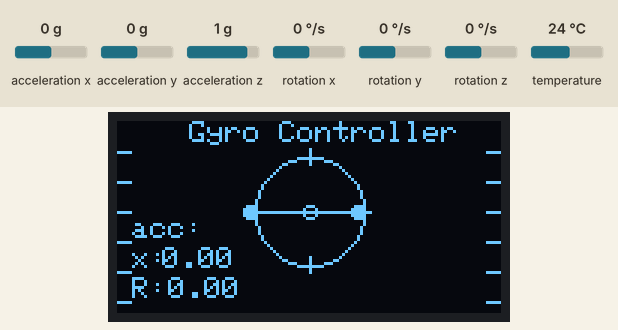
Bench run of a program on a simulated ESP32. Parts: 128×64 one-colour display. The test bench sets the inputs (shaded band); at power-on: acceleration z 1 g, acceleration x 0 g, acceleration y 0 g, rotation x 0 °/s, rotation y 0 °/s, rotation z 0 °/s, temperature 24 °C. WiFi joins after 1.5 s; servers stay silent unless stated; what the program prints to the serial monitor is not drawn.

Above: at 2.9 s.
3.0 s: acceleration z set to 0 g
At 3.41 s:
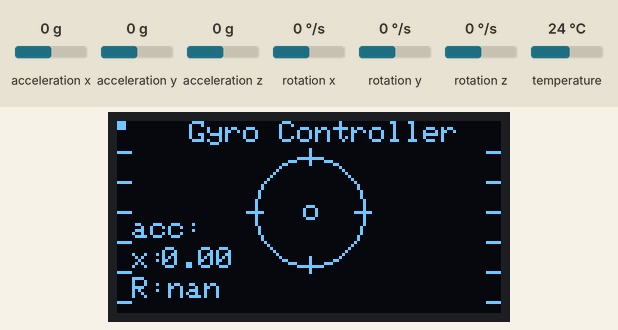
5.5 s: acceleration x set to -1.4 g
At 5.86 s:
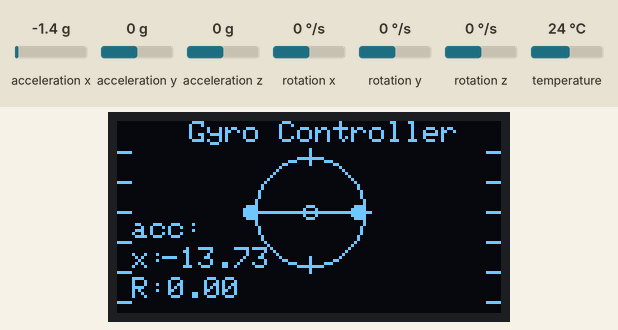
7.1 s: acceleration y set to -1.4 g
At 7.4 s:
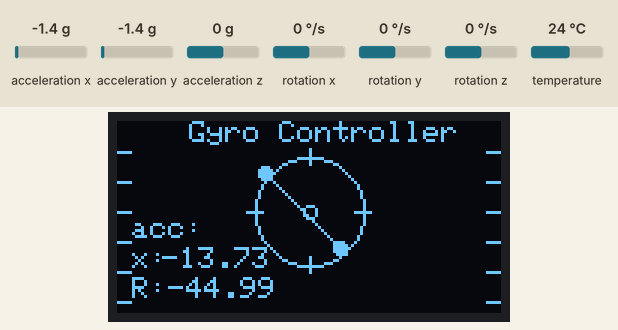
8.6 s: acceleration x set to -0.8 g
At 8.93 s:
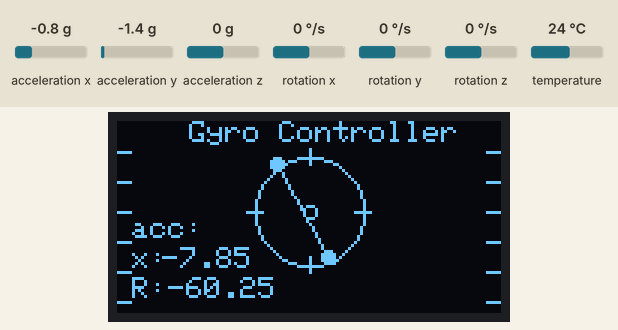
Timing chart, 0 to 11.2 s (numbered marks = the images above; inputs shaded):
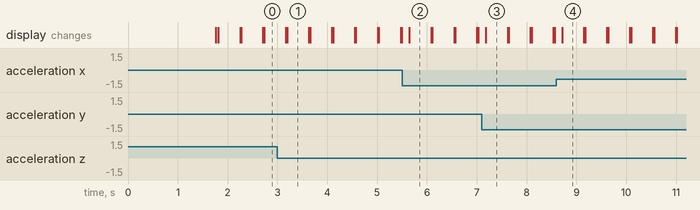

The program:

main.cpp
```cpp
#include <Arduino.h>
#include <Wire.h>
#include <WiFi.h>
#include <Adafruit_GFX.h>
#include <Adafruit_SSD1306.h>
#include <Adafruit_Sensor.h>
#include <Adafruit_MPU6050.h>
#include <ESPAsyncWebServer.h>
// #include <Fonts/FreeSans9pt7b.h>
#include "defs.h"
#include "debug.h"
#include <wifi_config.h>

Adafruit_SSD1306 display(SCREEN_WIDTH, SCREEN_HEIGHT);
Adafruit_MPU6050 gyroscope;

// create async web server
AsyncWebServer server(80);

void _set_display_settings(){
  /*
  Set display parameters
  */
  display.setTextSize(1);
  display.setTextColor(WHITE);

  // set font
  // display.setFont(&FreeSans9pt7b);

  // Clear the buffer.
  display.clearDisplay();

}

void _draw_side_levellers(){
  /*
  Draw triangle pointers that show at the sides of the leveling line
  */
  uint8_t _marker_height = 10;
  uint8_t _marker_width = 10;

  uint8_t _y_scaler_offset = 50;

  // left marker
  display.fillTriangle(0, _y_scaler_offset, 0, _y_scaler_offset + _marker_height, _marker_width, _y_scaler_offset + _marker_height/2, WHITE);

  // right marker
  display.fillTriangle(SCREEN_WIDTH, _y_scaler_offset, SCREEN_WIDTH, _y_scaler_offset + _marker_height, SCREEN_WIDTH-_marker_width, _y_scaler_offset + _marker_height/2, WHITE);

  // leveling line
  uint8_t _levelling_line_width = SCREEN_WIDTH - 2*_marker_width;
  display.drawFastHLine(_marker_width, _y_scaler_offset+_marker_height/2, _levelling_line_width ,WHITE);

  // leveller line horizontal ticks
  uint8_t _tick_spacing = 10;
  uint8_t _tick_height = 6;

  for(uint8_t i = _marker_width; i < SCREEN_WIDTH-_marker_width; i += _tick_spacing ){
    display.drawFastVLine(i, _y_scaler_offset+_marker_height/2 - _tick_height/2, _tick_height, WHITE);
  }

}
void _init_MPU6050(){
  /*
    Initialize MPU6050
  */

  // attempt to initialize MPU6050
  if(!gyroscope.begin(0x68)){
    debugln("MPU6050 allocation failed!");
    for(;;);
  }

  gyroscope.setAccelerometerRange(MPU6050_RANGE_8_G);
  gyroscope.setGyroRange(MPU6050_RANGE_500_DEG);
  gyroscope.setFilterBandwidth(MPU6050_BAND_5_HZ);

  delay(SETUP_DELAY);

}

void  _update_helm_and_tiller(){
  // if change is +ve, rotate the wheel clockwise
  // otherwise rotate the wheel anticlockwise
  // using polar coordinates

  // this rectangle willl fill the whole screen
  display.fillRect(0,0, SCREEN_WIDTH, SCREEN_HEIGHT, 0);

  // draw target outer circle
  display.drawCircle(_target_point_x_offset, _y_offset+_target_point_radius, _target_point_radius+_target_point_line_marker_height/2, WHITE);

  // lines around the target circle
  display.drawFastVLine(SCREEN_WIDTH/2, _target_point_radius-_target_point_line_marker_height, _target_point_line_marker_height, WHITE); // vertical top
  display.drawFastVLine(SCREEN_WIDTH/2, (_y_offset + _target_point_radius*2), _target_point_line_marker_height, WHITE); // vertical bottom
  display.drawFastHLine((SCREEN_WIDTH/2) - _target_point_radius-_target_point_line_marker_height, (_y_offset + _target_point_radius), _target_point_line_marker_height, WHITE ); // horizontal left
  display.drawFastHLine((SCREEN_WIDTH/2) + _target_point_radius, _y_offset + _target_point_radius, _target_point_line_marker_height, WHITE ); // horizontal right
  display.drawCircle(SCREEN_WIDTH/2, _y_offset + _target_point_radius, _center_circle_radius, WHITE); // center most circle

  // draw left y ticks
  uint8_t _y_tick_spacing = 10;
  uint8_t _y_tick_width = 5;

  for(uint8_t j = 10; j < SCREEN_HEIGHT; j += _y_tick_spacing){
    display.drawFastHLine(0, j, _y_tick_width, WHITE);
  }

  // draw right y ticks
  for(uint8_t j = 10; j < SCREEN_HEIGHT; j += _y_tick_spacing){
    display.drawFastHLine(SCREEN_WIDTH-_y_tick_width, j, _y_tick_width, WHITE);
  }

  display.display(); // enable displaying
}

void _establish_wifi_connection(){
  WiFi.begin(SSID, PASSWORD);
  while(WiFi.status() != WL_CONNECTED){
    debugln("[+] Connecting to WiFi...");
    delay(200);
  }

  // show the IP address of server if connected to WIFI
  debugln("+ Connected with IP_ADR:");
  debug(WiFi.localIP()); debugln();

}

void setup(){
  Serial.begin(115200);

  // attempt to initialize OLED screen
  if (!display.begin(SSD1306_SWITCHCAPVCC, 0x3C)) {
    debugln(F("SSD1306 allocation failed"));
    for (;;); // loop forever
  }

  _set_display_settings();
  _draw_side_levellers();
  _init_MPU6050();
  _establish_wifi_connection();

  // send roll angle to client
  server.on("/get_roll", HTTP_GET, [](AsyncWebServerRequest *request){
    // debugln("[+]Request received. Processing...");
    String roll_angle_str;
    roll_angle_str = roll_angle;
    request->send(200, "text/plain", roll_angle_str);
  });

  // start server
  server.begin();

  // enable OLED screen to display
  display.display();

}

void loop() {
  // get gyroscope readings
  sensors_event_t a, g, temp;
  gyroscope.getEvent(&a, &g, &temp);

  acc_x = a.acceleration.x;
  acc_y = a.acceleration.y;
  acc_z = a.acceleration.z;

  // measure and convert rotational angles
  roll_angle = (atan(acc_y/sqrt(acc_z*acc_z + acc_x*acc_x))) / conversion_factor;
  pitch_angle = (atan(-acc_x/sqrt(acc_y*acc_y + acc_z*acc_z))) / conversion_factor;

  // calculate the polar coordinates for the roll
  x_roll = cos(radians(roll_angle))*_marker_radius;
  y_roll = -sin(radians(roll_angle))*_marker_radius;

  x_roll_inverse = -cos(radians(roll_angle))*_marker_radius;
  y_roll_inverse = sin(radians(roll_angle))*_marker_radius;

  // update screen helm and tiller - the wheel (^.^)
  _update_helm_and_tiller();

  display.fillCircle(
    (SCREEN_WIDTH/2 + x_roll)-2,
    _y_offset+_target_point_radius + y_roll + _marking_triangle_width,
    2,
    WHITE
  );

  // draw mirrored marker
  display.fillCircle(
    (SCREEN_WIDTH/2 + x_roll_inverse)-2,
    _y_offset+_target_point_radius + y_roll_inverse + _marking_triangle_width,
    2,
    WHITE
  );

  display.fillRect(
    (SCREEN_WIDTH/2 + x_roll)-2,
    _y_offset+_target_point_radius + y_roll + _marking_triangle_width,
    3,
    3,
    WHITE
  );

  display.drawLine(
    (SCREEN_WIDTH/2 + x_roll)-2,
    _y_offset+_target_point_radius + y_roll + _marking_triangle_width,
    (SCREEN_WIDTH/2 + x_roll_inverse)-2,
    _y_offset+_target_point_radius + y_roll_inverse + _marking_triangle_width,
    WHITE);

  // display data on screen
  // main title
  display.setCursor(SCREEN_WIDTH/2 - 40, 0);
  display.print("Gyro Controller");

  // accelerations
  display.setCursor(5, SCREEN_HEIGHT/2);
  display.print("acc:");
  display.setCursor(5, SCREEN_HEIGHT/2 + 10);
  display.print("x:");
  display.setCursor(15, SCREEN_HEIGHT/2 + 10);
  display.print(acc_x);

  // roll angle
  display.setCursor(5, SCREEN_HEIGHT/2 + 20);
  display.print("R:");
  display.print(roll_angle);

  display.display();

  delay(100);

}
```

debug.h
```cpp
#ifndef DEBUG_H
#define DEBUG_H

#define DEBUG 1

#if DEBUG == 1

#define debug(x) Serial.print(x)
#define debugln(x) Serial.println(x)
#define debugf(x, y) Serial.printf(x, y)

#else

#define debug(x)
#define debugln(x)
#define debugf(x, y)

#endif


#endif
```

defs.h
```cpp
#ifndef DEFS_H
#define DEFS_H

#define SCREEN_HEIGHT 64
#define SCREEN_WIDTH 128
#define SCREEN_ADDRESS 0X3C

#define SETUP_DELAY 100

// variables for drawing lines around the helm
uint8_t _target_point_radius = 15;
uint8_t _target_point_x_offset = (SCREEN_WIDTH/2);
uint8_t _y_offset = 15;
uint8_t _target_point_line_marker_height = 6;
uint8_t _center_circle_radius = 2;
uint8_t _rotation_factor = 3;
uint8_t _target_point_rotator_length = 6;
uint8_t _change_x_offset = 2; // how much to change x when the _update_helm_and_tiller function is called

float roll_angle, pitch_angle;
float acc_x, acc_y, acc_z;

float old_roll_angle = 0, new_roll_angle, change_in_roll_angle;

float conversion_factor = 3.142/180; // value to convert radians to degrees

float radius;
float x_roll, y_roll, x_roll_inverse, y_roll_inverse;
uint8_t _tiller_rectangle_offset = 15;
uint8_t _tiller_rectangle_width_offset = 20;
uint8_t _marking_triangle_width = 0;
uint8_t _marker_radius = 18;

// optimization variables

#endif
```

wifi_config.h
```cpp
#ifndef WIFI_CONFIG_H
#define WIFI_CONFIG_H

const char* SSID = "glover";
const char* PASSWORD = "1234567890";

#endif
```

Measured:
- after the input at 3.0 s, the display: first differs from a run without the input after 0.19 s (image 1)
- after the input at 5.5 s, the display: changes after 0.15 s (image 2)
- after the input at 7.1 s, the display: changes after 0.08 s (image 3)
- after the input at 8.6 s, the display: changes after 0.12 s (image 4)
- what the display in image 1 shows lasts 0.4 s, from 3.2 s to 3.6 s
